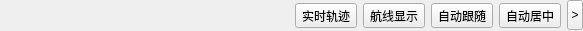
<?xml version="1.0" encoding="UTF-8"?>
<ui version="4.0">
 <class>QMaptoolbar</class>
 <widget class="QWidget" name="QMaptoolbar">
  <property name="geometry">
   <rect>
    <x>0</x>
    <y>0</y>
    <width>583</width>
    <height>31</height>
   </rect>
  </property>
  <property name="maximumSize">
   <size>
    <width>16777215</width>
    <height>48</height>
   </size>
  </property>
  <property name="windowTitle">
   <string>Form</string>
  </property>
  <layout class="QHBoxLayout" name="horizontalLayout">
   <property name="spacing">
    <number>6</number>
   </property>
   <property name="leftMargin">
    <number>0</number>
   </property>
   <property name="topMargin">
    <number>0</number>
   </property>
   <property name="rightMargin">
    <number>0</number>
   </property>
   <property name="bottomMargin">
    <number>0</number>
   </property>
   <item>
    <spacer name="horizontalSpacer">
     <property name="orientation">
      <enum>Qt::Horizontal</enum>
     </property>
     <property name="sizeHint" stdset="0">
      <size>
       <width>339</width>
       <height>17</height>
      </size>
     </property>
    </spacer>
   </item>
   <item>
    <widget class="QToolButton" name="toolButton_timeline">
     <property name="enabled">
      <bool>true</bool>
     </property>
     <property name="minimumSize">
      <size>
       <width>0</width>
       <height>0</height>
      </size>
     </property>
     <property name="maximumSize">
      <size>
       <width>16777215</width>
       <height>16777215</height>
      </size>
     </property>
     <property name="text">
      <string>实时轨迹</string>
     </property>
     <property name="popupMode">
      <enum>QToolButton::InstantPopup</enum>
     </property>
    </widget>
   </item>
   <item>
    <widget class="QToolButton" name="toolButton_line">
     <property name="text">
      <string>航线显示</string>
     </property>
     <property name="popupMode">
      <enum>QToolButton::InstantPopup</enum>
     </property>
    </widget>
   </item>
   <item>
    <widget class="QToolButton" name="toolButton_auto">
     <property name="text">
      <string>自动跟随</string>
     </property>
     <property name="popupMode">
      <enum>QToolButton::InstantPopup</enum>
     </property>
    </widget>
   </item>
   <item>
    <widget class="QToolButton" name="toolButton_cen">
     <property name="text">
      <string>自动居中</string>
     </property>
     <property name="popupMode">
      <enum>QToolButton::InstantPopup</enum>
     </property>
    </widget>
   </item>
   <item>
    <widget class="QToolButton" name="toolButton_3">
     <property name="minimumSize">
      <size>
       <width>16</width>
       <height>30</height>
      </size>
     </property>
     <property name="maximumSize">
      <size>
       <width>16</width>
       <height>30</height>
      </size>
     </property>
     <property name="text">
      <string>&gt;</string>
     </property>
     <property name="popupMode">
      <enum>QToolButton::InstantPopup</enum>
     </property>
     <property name="autoRaise">
      <bool>false</bool>
     </property>
    </widget>
   </item>
  </layout>
 </widget>
 <resources/>
 <connections/>
</ui>
